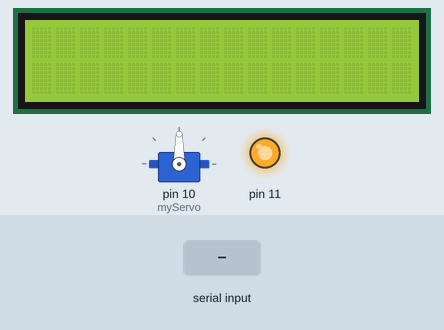
The sketch below on a simulated Arduino Uno, built with avr-gcc and run on an emulated ATmega328P. On the bench: 16×2 character LCD, servo, output pins drawn as LEDs (lit = HIGH). Inputs (shaded band) come from the test bench.

Above: at 1.2 s.
1.3 s: "u" received over Serial
At 2.5 s:
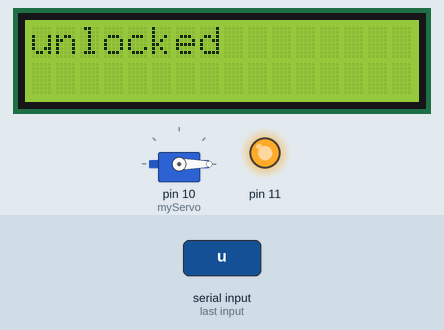
At 3.4 s:
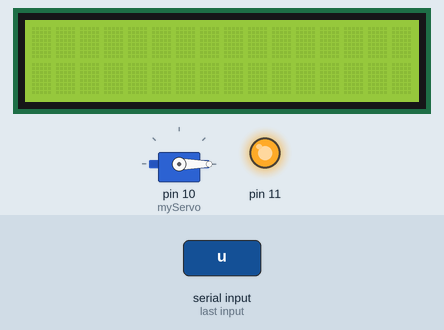
4.3 s: "l" received over Serial
At 5.8 s:
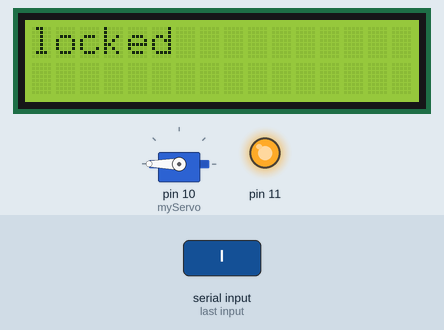
Timing chart, 0 to 7.3 s (numbered marks = the images above; inputs shaded):
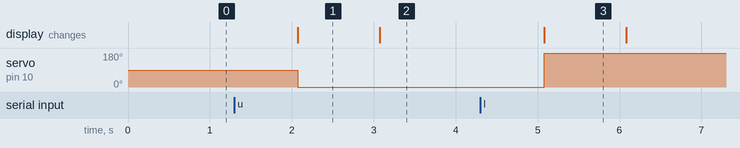

The sketch:

SmartLock.ino
```cpp
//#include <SoftwareSerial.h>
#include <LiquidCrystal.h>
#include <Servo.h>

const int rs=4,en=5,d4=6,d5=7,d6=8,d7=9;
//SoftwareSerial mySerial(12,13); //rx=12, tx=13
LiquidCrystal lcd(rs, en, d4, d5, d6, d7);
char command;
Servo myServo;

void setup() {
  Serial.begin(9600);
  pinMode(11,OUTPUT);
  digitalWrite(11,HIGH);
  lcd.begin(16,2);
  lcd.setCursor(0,0);
  myServo.attach(10);
}

void loop() {
  lcd.clear();
  lcd.setCursor(0,0);
  command = Serial.read();
  if(command == 'u')
  {
    //unlock
    myServo.write(0);
    lcd.print("unlocked");
  }
  if(command == 'l')
  {
    //lock
    myServo.write(180);
    lcd.print("locked");
  }
  delay(1000);
}
```

Measured:
- after the input at 1.3 s, servo on pin 10 (myServo): 90° → 0° after 0.77 s; the display: changes after 0.77 s (image 1)
- after the input at 4.3 s, servo on pin 10 (myServo): 0° → 180° after 0.78 s; the display: changes after 0.78 s (image 3)
- what the display in image 1 shows lasts 1.0 s, from 2.1 s to 3.1 s
